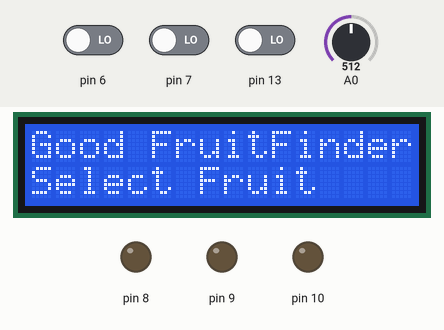
A sketch run on a simulated Arduino Uno, built with avr-gcc and run on an emulated ATmega328P. Parts: 16×2 character LCD, output pins drawn as LEDs (lit = HIGH). Dashed ring = blinking. Inputs (shaded band) come from the test bench; at power-on: pin 6 LOW, pin 7 LOW, pin 13 LOW, A0 = 512. What the sketch prints to the serial monitor is not drawn.

Above: at 1.2 s.
1.3 s: pin 6 driven HIGH
At 1.72 s:
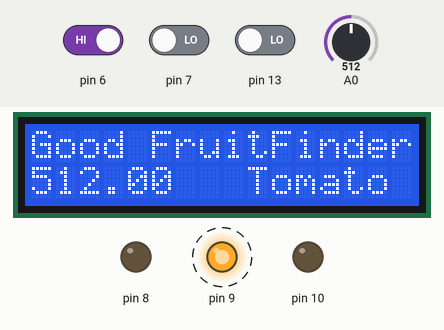
3.2 s: pin 7 driven HIGH
At 3.9 s:
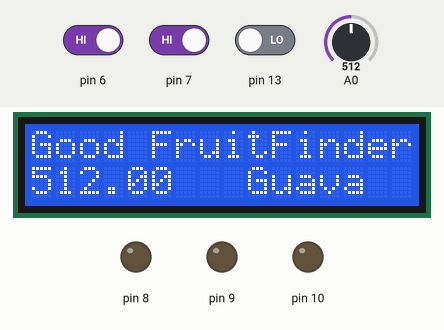
5.8 s: pin 13 driven HIGH
At 6.64 s:
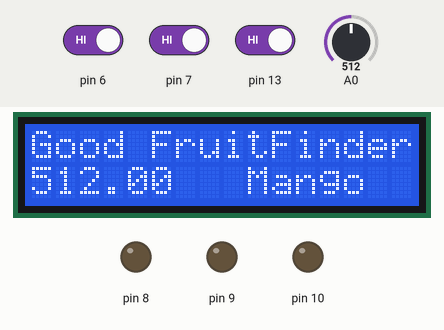
8.7 s: A0 set to 407
At 9.03 s:
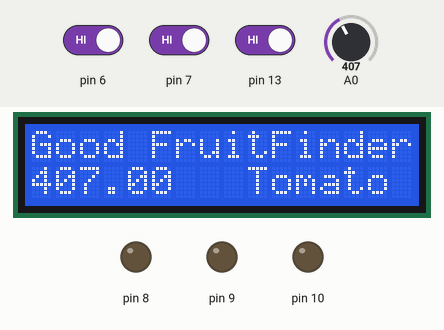
10.3 s: A0 set to 387
At 10.55 s:
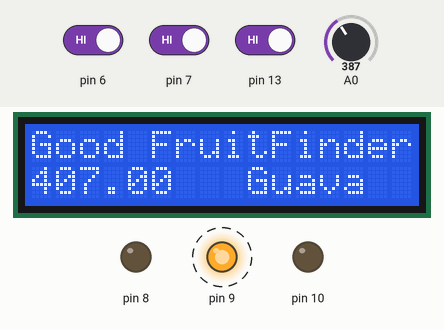
13.2 s: A0 set to 900
At 13.4 s:
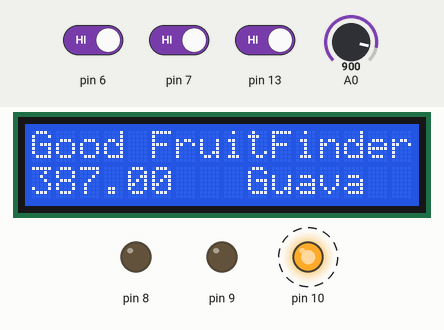
Timing chart, 0 to 17.0 s (numbered marks = the images above; inputs shaded):
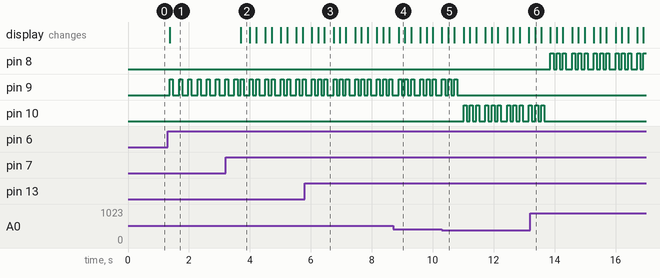

The sketch:

sketch_jul09a.ino
```cpp
#include <LiquidCrystal.h>

const int rs = 12, en = 11, d4 = 5, d5 = 4, d6 = 3, d7 = 2;
LiquidCrystal lcd(rs, en, d4, d5, d6, d7);

void setup() {
  // put your setup code here, to run once:
  pinMode(A0,INPUT);
  pinMode(6,INPUT);
  pinMode(7,INPUT);
  pinMode(8,OUTPUT);
  pinMode(9,OUTPUT);
  pinMode(10,OUTPUT);
  pinMode(13,INPUT);

  Serial.begin(9600);


  // set up the LCD's number of columns and rows:
  lcd.begin(16, 2);
  // Print a message to the LCD.
  lcd.print("Good FruitFinder");
  lcd.setCursor(0, 1);
  lcd.print("Select Fruit    ");

}

void loop() {
  // put your main code here, to run repeatedly:
  float val=analogRead(A0);

  delay(100);


  int a = digitalRead(6);
  int b = digitalRead(7);
  int c = digitalRead(13);

  //for mango
  if(a==1){
    Serial.println(val);
    lcd.setCursor(7, 1);
    lcd.print("  ");
    lcd.setCursor(9, 1);
    lcd.print("Tomato");

    if(val>=900){
      lcd.setCursor(0, 1);
      lcd.print(val);
      digitalWrite(8, HIGH);   // turn the LED on (HIGH is the voltage level)
      delay(100);                       // wait for a second
      digitalWrite(8, LOW);    // turn the LED off by making the voltage LOW
      delay(100);

    }
    else if(val>=400){
      lcd.setCursor(0, 1);
      lcd.print(val);
      digitalWrite(9, HIGH);   // turn the LED on (HIGH is the voltage level)
      delay(100);                       // wait for a second
      digitalWrite(9, LOW);    // turn the LED off by making the voltage LOW
      delay(100);

    }
    else{
      lcd.setCursor(0, 1);
      lcd.print(val);
      digitalWrite(10, HIGH);   // turn the LED on (HIGH is the voltage level)
      delay(100);                       // wait for a second
      digitalWrite(10, LOW);    // turn the LED off by making the voltage LOW
      delay(100);

    }

  }


  //For Banana
  if(b==1){
    Serial.println(val);
    lcd.setCursor(0, 1);
    lcd.print(val);
    lcd.setCursor(7, 1);
    lcd.print("  ");
    lcd.setCursor(9, 1);
    lcd.print("Guava ");

    if(val>=900){
    lcd.setCursor(0, 1);
    lcd.print(val);
    digitalWrite(8, HIGH);   // turn the LED on (HIGH is the voltage level)
    delay(100);                       // wait for a second
    digitalWrite(8, LOW);    // turn the LED off by making the voltage LOW
    delay(100);
    // set the cursor to column 0, line 1
    // (note: line 1 is the second row, since counting begins with 0):

    }
    else if(val>=400){
      lcd.setCursor(0, 1);
      lcd.print(val);
      digitalWrite(9, HIGH);   // turn the LED on (HIGH is the voltage level)
      delay(100);                       // wait for a second
      digitalWrite(9, LOW);    // turn the LED off by making the voltage LOW
      delay(100);

    }
    else{
      lcd.setCursor(0, 1);
      lcd.print(val);
      digitalWrite(10, HIGH);   // turn the LED on (HIGH is the voltage level)
      delay(100);                       // wait for a second
      digitalWrite(10, LOW);    // turn the LED off by making the voltage LOW
      delay(100);

    }

  }

  if(c==1){
    Serial.println(val);
    lcd.setCursor(0, 1);
    lcd.print(val);
    lcd.setCursor(7, 1);
    lcd.print("  ");
    lcd.setCursor(9, 1);
    lcd.print("Mango ");

    if(val>=900){
    lcd.setCursor(0, 1);
    lcd.print(val);
    digitalWrite(8, HIGH);   // turn the LED on (HIGH is the voltage level)
    delay(100);                       // wait for a second
    digitalWrite(8, LOW);    // turn the LED off by making the voltage LOW
    delay(100);
    // set the cursor to column 0, line 1
    // (note: line 1 is the second row, since counting begins with 0):

    }
    else if(val>=400){
      lcd.setCursor(0, 1);
      lcd.print(val);
      digitalWrite(9, HIGH);   // turn the LED on (HIGH is the voltage level)
      delay(100);                       // wait for a second
      digitalWrite(9, LOW);    // turn the LED off by making the voltage LOW
      delay(100);

    }
    else{
      lcd.setCursor(0, 1);
      lcd.print(val);
      digitalWrite(10, HIGH);   // turn the LED on (HIGH is the voltage level)
      delay(100);                       // wait for a second
      digitalWrite(10, LOW);    // turn the LED off by making the voltage LOW
      delay(100);

    }

  }


}
```

Measured:
- the behaviour switches between 400 and 399 on A0 (found by bisection; images 4 and 5)
- after the input at 1.3 s, pin 9: alternates HIGH for 0.10 s and LOW for 0.20 s, starting after 0.07 s; the display: changes after 0.07 s (image 1)
- after the input at 3.2 s, the display: changes after 0.50 s (image 2)
- after the input at 5.8 s, the display: first differs from a run without the input after 0.64 s (image 3)
- after the input at 10.3 s, pin 9: goes on until 10.8 s, then stays LOW; pin 10: LOW → HIGH after 0.72 s, then repeats every 0.71 s: 2 × (LOW 0.10 s, HIGH 0.10 s), LOW 0.20 s, HIGH 0.10 s
- after the input at 13.2 s, pin 8: LOW → HIGH after 0.66 s, then repeats every 0.71 s: 2 × (LOW 0.10 s, HIGH 0.10 s), LOW 0.20 s, HIGH 0.10 s; pin 10: goes on until 13.7 s, then stays LOW
